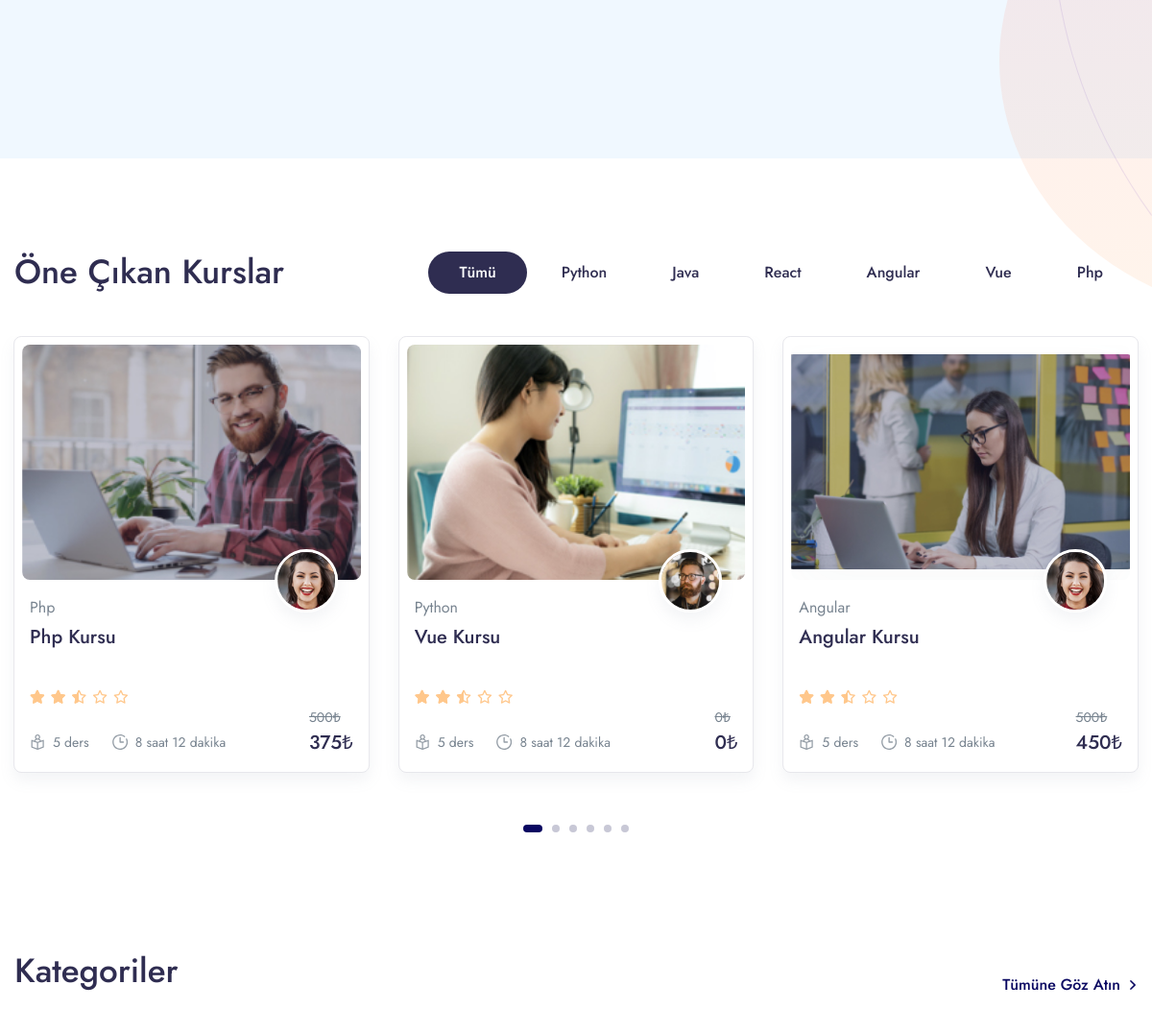
The app's page / (middle part), older data.
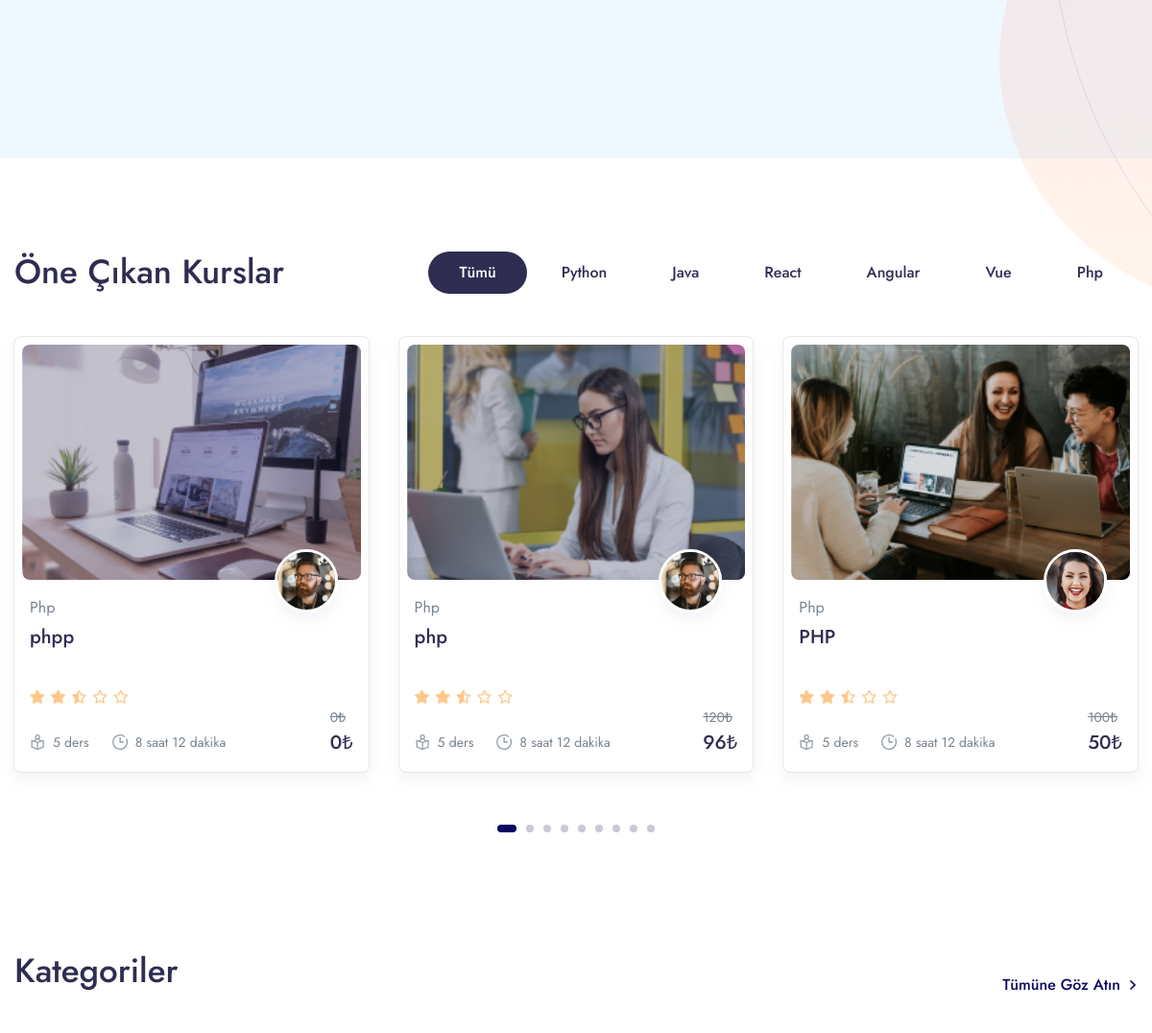
The same page, newer data.
### app/models.py (models this page shows, shortened)
class Categories(models.Model):
    icon = models.CharField(max_length=200,null=True)
    name = models.CharField(max_length=200)

class Course(models.Model):
    STATUS = (
        ('PUBLISH','PUBLISH'),
        ('DRAFT','DRAFT'),
    )
    featured_image = models.ImageField(upload_to="Media/featured_img",null=True)
    featured_video = models.CharField(max_length = 300, null=True)
    title = models.CharField(max_length=500)
    created_at = models.DateField(auto_now_add=True)
    author = models.ForeignKey(Author,on_delete=models.CASCADE,null=True)
    category =models.ForeignKey(Categories,on_delete=models.CASCADE)
    level=models.ForeignKey(Level,on_delete=models.CASCADE,null=True)
    description = models.TextField()
    price = models.IntegerField(null=True,default=0)
    discount = models.IntegerField(null=True)
    slug = models.SlugField(default='',max_length=500,null=True,blank=True)
    status=models.CharField(choices=STATUS,max_length=100,null=True)
    def get_absolute_url(self):
        from django.urls import reverse
        return reverse("course_details",kwargs={'slug':self.slug})

class Author(models.Model):
    author_profile = models.ImageField(upload_to="Media/author")
    name = models.CharField(max_length=100, null=True)
    about_author = models.TextField()

### CourseMasterApp/views.py (the view)
# urls.py: path('',views.HOME,name='home'),
def HOME(request):
    category = Categories.objects.all().order_by("id")[0:6]
    course = Course.objects.filter(status="PUBLISH").order_by('-id')
    context ={
        'category':category,
        'course':course
    }
    return render(request,'Main/home.html',context)

### app/templatetags/course_tags.py (called while the page is built)
@register.simple_tag
def discount_calculation(price,discount):
    if discount is None or discount is 0:
        return price
    sellprice = price
    sellprice = price - (price * discount/100)
    return math.floor(sellprice)

### templates/Main/home.html (shortened to what the changed rows need)
{% extends "base.html" %} {% load static %} {% block content %}
{% load course_tags %}
    <section class="pt-5 pb-9 py-md-11 bg-white">
      <div class="container container-wd">
        <div class="row align-items-end mb-7">
          <div class="col-xl mb-5 mb-xl-0">
            <h1 class="mb-1">Öne Çıkan Kurslar</h1>
          </div>
          <div class="col-xl-auto">
            <div
              class="nav justify-content-lg-start justify-content-xl-center justify-content-center tab-nav-1"
              id="pills-tab"
              role="tablist"
            >
              <a
                class="btn-sm btn-pill me-1 mb-1 text-dark fw-medium px-6 active"
                id="pills-all-tab"
                data-bs-toggle="tab"
                href="#pills-all"
                role="tab"
                aria-controls="pills-all"
                aria-selected="true"
              >
                Tümü
              </a>
              {% for i in category %}
              <a
                class="btn-sm btn-pill me-1 mb-1 text-dark fw-medium px-6"
                id="pills-art-tab"
                data-bs-toggle="tab"
                href="#pills-{{i.id}}"
                role="tab"
                aria-controls="pills-art"
                aria-selected="false"
              >
                {{i.name}}
              </a>
              {% endfor %}
            </div>
          </div>
        </div>
        <div class="tab-content flickity-tab" id="pills-tabContent">
          <div
            class="tab-pane fade show active"
            id="pills-all"
            role="tabpanel"
            aria-labelledby="pills-all-tab"
          >
            <div
              class="mx-n4 flickity-button-outset"
              data-flickity='{"pageDots": true, "prevNextButtons": true, "cellAlign": "left", "wrapAround": true, "imagesLoaded": true}'
            >
              {% for i in course %}
              <div
                class="col-12 col-md-6 col-xl-4 col-wd-3 pb-4 pb-md-7"
                style="padding-right: 15px; padding-left: 15px"
              >
                <div class="card border shadow p-2 rounded-lg sk-fade">
                  <div class="card-zoom position-relative">
                    <a
                      href="{{i.get_absolute_url}}"
                      class="card-img sk-thumbnail img-ratio-9 d-block"
                    >
                      <img
                        class="rounded shadow-light-lg"
                        src="{{i.featured_image}}"
                        alt="..."
                      />
                    </a>
                  </div>
                  <div class="card-footer px-2 pb-2 mb-1 pt-4 position-relative">
                    <a href="{{i.get_absolute_url}}" class="d-block">
                      <div
                        class="avatar avatar-xl badge-float position-absolute top-0 right-0 mt-n6 me-5 rounded-circle shadow border border-white border-w-lg"
                      >
                        <img
                          src="{{i.author.author_profile}}"
                          alt="..."
                          class="avatar-img rounded-circle"
                        />
                      </div>
                    </a>
                    <a href="course-single-v5.html"
                      ><span class="mb-1 d-inline-block text-gray-800"
                        >{{i.category.name}}</span
                      ></a
                    >
                    <div class="position-relative">
                      <a
                        href="{{i.get_absolute_url}}"
                        class="d-block stretched-link"
                      >
                        <h4
                          class="line-clamp-2 h-md-48 h-lg-58 me-md-6 me-lg-10 me-xl-4 mb-2"
                        >
                          {{i.title}}
                        </h4>
                      </a>
                      <div class="d-lg-flex align-items-end flex-wrap mb-n1">
                        <div class="star-rating mb-2 mb-lg-0 me-lg-3">
                          <div class="rating" style="width: 50%"></div>
                        </div>
                      </div>
                      <div class="row mx-n2 align-items-end">
                        <div class="col px-2">
                          <ul class="nav mx-n3">
                            <li class="nav-item px-3">
                              <div class="d-flex align-items-center">
                                <div class="me-2 d-flex icon-uxs text-secondary">
                                </div>
                                <div class="font-size-sm">5 ders</div>
                              </div>
                            </li>
                            <li class="nav-item px-3">
                              <div class="d-flex align-items-center">
                                <div class="me-2 d-flex icon-uxs text-secondary">
                                </div>
                                <div class="font-size-sm">8 saat 12 dakika</div>
                              </div>
                            </li>
                          </ul>
                        </div>
                        <div class="col-auto px-2 text-right">
                          <del class="font-size-sm">{{i.price}}₺</del>
                          <ins class="h4 mb-0 d-block mb-lg-n1">{% discount_calculation i.price i.discount %}₺</ins>
                        </div>
                      </div>
                    </div>
                  </div>
                </div>
              </div>
              {% endfor %}
        </div>
      </div>
    </section>
<section class="py-5 py-md-8 bg-white">
  <div class="container container-wd">
    <div class="row align-items-end mb-md-7 mb-4">
      <div class="col-md mb-4 mb-md-0">
        <h1 class="mb-1">Kategoriler</h1>
      </div>
    </div>
  </div>
</section>
{% endblock content %}

Row changes from the older to the newer data that the page shows:
no longer on this page (row unchanged): Course: featured_image (picture), author.author_profile (picture), category.name "Php", title "Php Kursu", price "500", price+discount "375"
no longer on this page (row unchanged): Course: featured_image (picture), author.author_profile (picture), category.name "Python", title "Vue Kursu", price "0", price+discount "0"
no longer on this page (row unchanged): Course: featured_image (picture), author.author_profile (picture), category.name "Angular", title "Angular Kursu", price "500", price+discount "450"
added Course: featured_image (picture), author.author_profile (picture), category.name "Php", title "phpp", price "0", price+discount "0"
added Course: featured_image (picture), author.author_profile (picture), category.name "Php", title "php", price "120", price+discount "96"
added Course: featured_image (picture), author.author_profile (picture), category.name "Php", title "PHP", price "100", price+discount "50"
